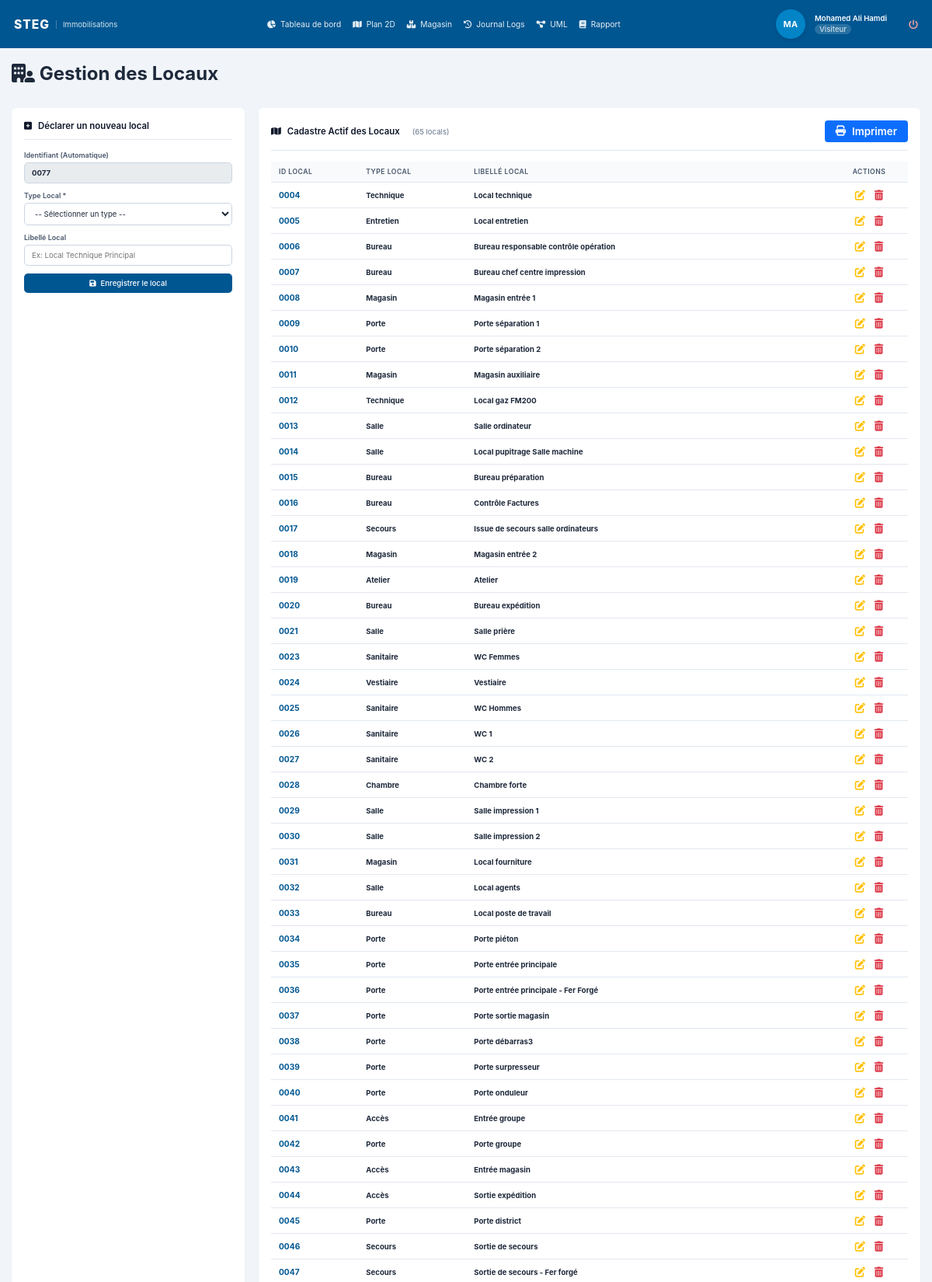
The app's page /code/views/gestion_locaux.php (signed in, upper part) with its own data.
### tables this page shows
CREATE TABLE `locaux` (
  `idLocal` int(11) NOT NULL,
  `typeLocal` varchar(255) NOT NULL,
  `labelLocal` varchar(255) NOT NULL
);

### code/views/gestion_locaux.php (the view, shortened to what this page needs)
<?php
require_once '../includes/header.php';
require_once '../includes/navbar.php';
require_once '../config/db.php';
$nextId = 1;
try {
    $stmtNext = $pdo->query("SELECT idLocal FROM locaux ORDER BY idLocal DESC LIMIT 1;");
    $lastRow = $stmtNext->fetch(PDO::FETCH_ASSOC);
    if ($lastRow) {
        $nextId = intval($lastRow['idLocal']) + 1;
    }
} catch (PDOException $e) {}
$locaux = [];
try {
    $query = "SELECT l.* FROM locaux l ORDER BY l.idLocal ASC";
    $locaux = $pdo->query($query)->fetchAll(PDO::FETCH_ASSOC);
} catch (PDOException $e) {
    $errorMsg = "Échec du chargement du cadastre des locaux : " . $e->getMessage();
}
?>
<div class="locaux-wrapper">
    <div class="locaux-header">
        <h1><i class="fa-solid fa-building-user"></i> Gestion des Locaux</h1>
    </div>
    <br>
    <div class="locaux-grid">
        <div class="locaux-card card-form">
            <h2 id="form-title"><i class="fa-solid fa-square-plus"></i> Déclarer un nouveau local</h2>
            <hr>
            <form action="gestion_locaux.php" method="POST" class="steg-form" id="localForm">
                <div class="form-control">
                    <label for="idLocalDisplay" id="labelIdDisplay">Identifiant (Automatique)</label>
                    <input type="text" id="idLocalDisplay" value="<?= sprintf('%04d', $nextId) ?>" readonly style="background-color: #e9ecef; cursor: not-allowed; font-weight: bold;">
                </div>
                <div class="form-control">
                    <label for="typeLocal">Type Local *</label>
                    <select id="typeLocal" name="typeLocal" required>
                        <option value="">-- Sélectionner un type --</option>
                    </select>
                </div>
                <div class="form-control">
                    <label for="labelLocal">Libellé Local</label>
                    <input type="text" id="labelLocal" name="labelLocal" placeholder="Ex: Local Technique Principal">
                </div>
                <button type="submit" id="btnSubmitForm" class="btn btn-primary btn-block">
                    <i class="fa-solid fa-floppy-disk"></i> Enregistrer le local
                </button>
            </form>
        </div>
<div class="locaux-card card-table">
    <div style="display:flex;justify-content:space-between;align-items:center;margin-bottom:10px;">
        <h2 style="margin:0;">
            <i class="fa-solid fa-map"></i>
            Cadastre Actif des Locaux
            <span style="font-size:0.8rem;color:#64748b;font-weight:400;margin-left:8px;">
                (<?= count($locaux) ?> local<?= count($locaux) > 1 ? 's' : '' ?>)
            </span>
        </h2>
        <button
            type="button"
            onclick="window.print();"
            class="btn-print"
            style="background:#0d6efd;color:white;border:none;padding:6px 14px;border-radius:4px;font-weight:600;cursor:pointer;display:flex;align-items:center;gap:8px;"
        >
            <i class="fa-solid fa-print"></i> Imprimer
        </button>
    </div>
    <hr>
    <div class="table-scroll">
        <table class="steg-table">
            <thead>
                <tr>
                    <th>ID Local</th>
                    <th>Type Local</th>
                    <th>Libellé Local</th>
                    <th class="btn-action" style="text-align:center;width:100px;">Actions</th>
                </tr>
            </thead>
            <tbody>
                <?php if (empty($locaux)): ?>
                    <tr>
                        <td colspan="4" class="text-center no-data">
                            Aucun local enregistré.
                        </td>
                    </tr>
                <?php else: ?>
                    <?php foreach ($locaux as $local): ?>
                        <tr>
                            <td class="cell-id-local">
                                <strong>
                                    <?= sprintf('%04d', $local['idLocal']) ?>
                                </strong>
                            </td>
                            <td>
                                <strong>
                                    <?= htmlspecialchars($local['typeLocal'], ENT_QUOTES, 'UTF-8') ?>
                                </strong>
                            </td>
                            <td>
                                <strong>
                                    <?= !empty($local['labelLocal'])
                                        ? htmlspecialchars($local['labelLocal'], ENT_QUOTES, 'UTF-8')
                                        : '<i>Aucun libellé</i>' ?>
                                </strong>
                            </td>
                            <td
                                class="btn-action"
                                style="text-align:center;white-space:nowrap;"
                            >
                                <div style="display:flex;justify-content:center;gap:12px;">
                                    <button
                                        type="button"
                                        title="Modifier"
                                        style="background:none;border:none;padding:0;cursor:pointer;"
                                        onclick="prepareEdit(
                                            <?= $local['idLocal'] ?>,
                                            '<?= htmlspecialchars(addslashes($local['typeLocal']), ENT_QUOTES, 'UTF-8') ?>',
                                            '<?= htmlspecialchars(addslashes($local['labelLocal']), ENT_QUOTES, 'UTF-8') ?>'
                                        )"
                                    >
                                        <i
                                            class="fa-solid fa-pen-to-square"
                                            style="color:#ffc107;font-size:1.1rem;"
                                        ></i>
                                    </button>
                                    <form
                                        action="gestion_locaux.php"
                                        method="POST"
                                        style="display:inline;"
                                        onsubmit="return confirm('Êtes-vous sûr de vouloir supprimer définitivement le local <?= sprintf('%04d', $local['idLocal']) ?> ?');"
                                    >
                                        <button
                                            type="submit"
                                            title="Supprimer"
                                            style="background:none;border:none;padding:0;cursor:pointer;"
                                        >
                                            <i
                                                class="fa-solid fa-trash-can"
                                                style="color:#dc3545;font-size:1.1rem;"
                                            ></i>
                                        </button>
                                    </form>
                                </div>
                            </td>
                        </tr>
                    <?php endforeach; ?>
                <?php endif; ?>
            </tbody>
        </table>
    </div>
</div>
<?php
require_once '../includes/footer.php';
?>

### code/css/style.css (style rules this page uses)
:root { --primary-color: #005691; --primary-hover: #003d66; --success-color: #16a34a; --warning-color: #ca8a04; --danger-color: #dc2626; --accent-blue: #3b82f6; --text-dark: #1e293b; --text-light: #64748b; --text-muted: #94a3b8; --bg-main: #0f172a; --bg-card: #1e293b; --bg-light: #f1f5f9; --border-color: #334155; --border-light: #cbd5e1; --card-shadow: 0 3px 5px -1px rgba(0,0,0,0.05), 0 2px 3px -2px rgba(0,0,0,0.05); }
* { margin: 0; padding: 0; box-sizing: border-box; font-family: 'Inter', 'Segoe UI', Tahoma, Geneva, Verdana, sans-serif; }
html { font-size: 12px; }
body { background-color: var(--bg-main); color: var(--text-dark); min-height: 100vh; display: flex; flex-direction: column; }
.btn { display: inline-flex; align-items: center; justify-content: center; gap: 6px; padding: 7px 12px; font-size: 0.8rem; font-weight: 500; border-radius: 5px; border: none; cursor: pointer; transition: all 0.2s ease; text-decoration: none; }
.btn-primary { background-color: var(--primary-color); color: white; }
.btn-block { width: 100%; display: flex; }
.steg-form .form-control, .form-group { display: flex; flex-direction: column; margin-bottom: 10px; }
.steg-form .form-control label, .form-group label { font-weight: 600; font-size: 0.75rem; margin-bottom: 4px; color: #475569; }
.steg-form input, .steg-form select, .steg-form textarea, .form-group input { width: 100%; padding: 7px 9px; border: 1px solid var(--border-light); border-radius: 5px; font-size: 0.8rem; color: var(--text-dark); outline: none; transition: border-color 0.2s; background-color: #fff; }
.table-scroll, .table-responsive { overflow-x: auto; width: 100%; }
.steg-table, .dashboard-table { width: 100%; border-collapse: collapse; font-size: 0.8rem; text-align: left; }
.steg-table th, .steg-table td, .dashboard-table th, .dashboard-table td { padding: 8px 10px; border-bottom: 1px solid #e2e8f0; }
.steg-table th, .dashboard-table th { background-color: #f8fafc; color: #475569; font-weight: 600; font-size: 0.72rem; text-transform: uppercase; letter-spacing: 0.5px; }
.cell-code, .cell-user-id, .cell-id-local { font-family: 'Courier New', Courier, monospace; font-weight: 700; color: var(--primary-color); font-size: 0.85rem; }
.dashboard-wrapper, .immo-wrapper, .locaux-wrapper, .pannes-wrapper, .users-wrapper { max-width: 1300px; margin: 0 auto; }
.dashboard-grid, .immo-grid, .locaux-grid, .pannes-grid, .users-grid { display: grid; grid-template-columns: 300px 1fr; gap: 18px; margin-top: 15px; }
.dashboard-section, .immo-card, .locaux-card, .pannes-card, .users-card { background: white; border-radius: 6px; box-shadow: var(--card-shadow); padding: 16px; }
.dashboard-section h2, .immo-card h2, .locaux-card h2, .pannes-card h2, .users-card h2 { font-size: 0.95rem; color: #0f172a; font-weight: 600; display: flex; align-items: center; gap: 8px; }
.dashboard-section hr, .immo-card hr, .locaux-card hr, .pannes-card hr, .users-card hr { border: 0; height: 1px; background: #e2e8f0; margin: 10px 0 14px; }

### records on screen
locaux: idLocal "0077"
locaux: idLocal "0004", typeLocal "Technique", labelLocal "Local technique"
locaux: idLocal "0005", typeLocal "Entretien", labelLocal "Local entretien"
locaux: idLocal "0006", typeLocal "Bureau", labelLocal "Bureau responsable contrôle opération"
locaux: idLocal "0007", typeLocal "Bureau", labelLocal "Bureau chef centre impression"
locaux: idLocal "0008", typeLocal "Magasin", labelLocal "Magasin entrée 1"
locaux: idLocal "0009", typeLocal "Porte", labelLocal "Porte séparation 1"
locaux: idLocal "0010", typeLocal "Porte", labelLocal "Porte séparation 2"
locaux: idLocal "0011", typeLocal "Magasin", labelLocal "Magasin auxiliaire"
locaux: idLocal "0012", typeLocal "Technique", labelLocal "Local gaz FM200"
locaux: idLocal "0013", typeLocal "Salle", labelLocal "Salle ordinateur"
locaux: idLocal "0014", typeLocal "Salle", labelLocal "Local pupitrage Salle machine"
locaux: idLocal "0015", typeLocal "Bureau", labelLocal "Bureau préparation"
locaux: idLocal "0016", typeLocal "Bureau", labelLocal "Contrôle Factures"
locaux: idLocal "0017", typeLocal "Secours", labelLocal "Issue de secours salle ordinateurs"
locaux: idLocal "0018", typeLocal "Magasin", labelLocal "Magasin entrée 2"
locaux: idLocal "0019", typeLocal "Atelier", labelLocal "Atelier"
locaux: idLocal "0020", typeLocal "Bureau", labelLocal "Bureau expédition"
locaux: idLocal "0021", typeLocal "Salle", labelLocal "Salle prière"
locaux: idLocal "0023", typeLocal "Sanitaire", labelLocal "WC Femmes"
locaux: idLocal "0024", typeLocal "Vestiaire", labelLocal "Vestiaire"
locaux: idLocal "0025", typeLocal "Sanitaire", labelLocal "WC Hommes"
locaux: idLocal "0026", typeLocal "Sanitaire", labelLocal "WC 1"
locaux: idLocal "0027", typeLocal "Sanitaire", labelLocal "WC 2"
locaux: idLocal "0028", typeLocal "Chambre", labelLocal "Chambre forte"
locaux: idLocal "0029", typeLocal "Salle", labelLocal "Salle impression 1"
locaux: idLocal "0030", typeLocal "Salle", labelLocal "Salle impression 2"
locaux: idLocal "0031", typeLocal "Magasin", labelLocal "Local fourniture"
locaux: idLocal "0032", typeLocal "Salle", labelLocal "Local agents"
locaux: idLocal "0033", typeLocal "Bureau", labelLocal "Local poste de travail"
locaux: idLocal "0034", typeLocal "Porte", labelLocal "Porte piéton"
locaux: idLocal "0035", typeLocal "Porte", labelLocal "Porte entrée principale"
locaux: idLocal "0036", typeLocal "Porte", labelLocal "Porte entrée principale - Fer Forgé"
locaux: idLocal "0037", typeLocal "Porte", labelLocal "Porte sortie magasin"
locaux: idLocal "0038", typeLocal "Porte", labelLocal "Porte débarras3"
locaux: idLocal "0039", typeLocal "Porte", labelLocal "Porte surpresseur"
locaux: idLocal "0040", typeLocal "Porte", labelLocal "Porte onduleur"
locaux: idLocal "0041", typeLocal "Accès", labelLocal "Entrée groupe"
locaux: idLocal "0042", typeLocal "Porte", labelLocal "Porte groupe"
locaux: idLocal "0043", typeLocal "Accès", labelLocal "Entrée magasin"
locaux: idLocal "0044", typeLocal "Accès", labelLocal "Sortie expédition"
locaux: idLocal "0045", typeLocal "Porte", labelLocal "Porte district"
locaux: idLocal "0046", typeLocal "Secours", labelLocal "Sortie de secours"
locaux: idLocal "0047", typeLocal "Secours", labelLocal "Sortie de secours - Fer forgé"

### other values on screen
$initiales "MA"
$_SESSION['nom'] "Mohamed Ali Hamdi"
$labelProfil "Visiteur"
count($locaux) "65"
